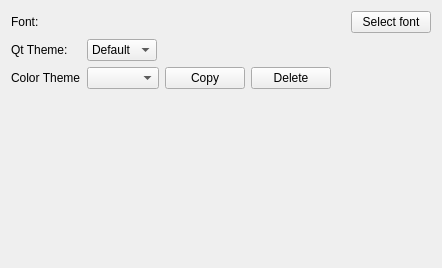
<?xml version="1.0" encoding="UTF-8"?>
<ui version="4.0">
 <class>AppearanceOptionsWidget</class>
 <widget class="QWidget" name="AppearanceOptionsWidget">
  <property name="geometry">
   <rect>
    <x>0</x>
    <y>0</y>
    <width>442</width>
    <height>268</height>
   </rect>
  </property>
  <property name="windowTitle">
   <string>Appearance</string>
  </property>
  <layout class="QVBoxLayout" name="verticalLayout">
   <property name="sizeConstraint">
    <enum>QLayout::SetMinAndMaxSize</enum>
   </property>
   <item>
    <layout class="QFormLayout" name="formLayout">
     <item row="0" column="0">
      <widget class="QLabel" name="fontLabel">
       <property name="text">
        <string>Font:</string>
       </property>
      </widget>
     </item>
     <item row="0" column="1">
      <layout class="QHBoxLayout" name="fontSelectionLayout">
       <item>
        <widget class="QLabel" name="fontSelectionLabel">
         <property name="sizePolicy">
          <sizepolicy hsizetype="Preferred" vsizetype="Preferred">
           <horstretch>1</horstretch>
           <verstretch>0</verstretch>
          </sizepolicy>
         </property>
         <property name="text">
          <string notr="true"/>
         </property>
        </widget>
       </item>
       <item>
        <widget class="QPushButton" name="fontSelectionButton">
         <property name="sizePolicy">
          <sizepolicy hsizetype="Minimum" vsizetype="Fixed">
           <horstretch>0</horstretch>
           <verstretch>0</verstretch>
          </sizepolicy>
         </property>
         <property name="text">
          <string>Select font</string>
         </property>
        </widget>
       </item>
      </layout>
     </item>
     <item row="1" column="0">
      <widget class="QLabel" name="themeLabel">
       <property name="text">
        <string>Qt Theme:</string>
       </property>
      </widget>
     </item>
     <item row="1" column="1">
      <widget class="QComboBox" name="themeComboBox">
       <property name="sizePolicy">
        <sizepolicy hsizetype="Maximum" vsizetype="Fixed">
         <horstretch>0</horstretch>
         <verstretch>0</verstretch>
        </sizepolicy>
       </property>
       <item>
        <property name="text">
         <string>Default</string>
        </property>
       </item>
       <item>
        <property name="text">
         <string>Dark</string>
        </property>
       </item>
      </widget>
     </item>
     <item row="2" column="0">
      <widget class="QLabel" name="colorLabel">
       <property name="text">
        <string>Color Theme</string>
       </property>
      </widget>
     </item>
     <item row="2" column="1">
      <layout class="QHBoxLayout" name="horizontalLayout_3">
       <item>
        <widget class="QComboBox" name="colorComboBox">
         <property name="sizePolicy">
          <sizepolicy hsizetype="Maximum" vsizetype="Fixed">
           <horstretch>0</horstretch>
           <verstretch>0</verstretch>
          </sizepolicy>
         </property>
        </widget>
       </item>
       <item>
        <widget class="QPushButton" name="copyButton">
         <property name="sizePolicy">
          <sizepolicy hsizetype="Maximum" vsizetype="Fixed">
           <horstretch>0</horstretch>
           <verstretch>0</verstretch>
          </sizepolicy>
         </property>
         <property name="text">
          <string>Copy</string>
         </property>
        </widget>
       </item>
       <item>
        <widget class="QPushButton" name="deleteButton">
         <property name="text">
          <string>Delete</string>
         </property>
        </widget>
       </item>
       <item>
        <spacer name="horizontalSpacer">
         <property name="orientation">
          <enum>Qt::Horizontal</enum>
         </property>
         <property name="sizeHint" stdset="0">
          <size>
           <width>40</width>
           <height>20</height>
          </size>
         </property>
        </spacer>
       </item>
      </layout>
     </item>
    </layout>
   </item>
   <item>
    <widget class="ColorSchemePrefWidget" name="colorSchemePrefWidget" native="true"/>
   </item>
  </layout>
  <action name="actionSaveAsDefault">
   <property name="text">
    <string>Save as Default</string>
   </property>
  </action>
 </widget>
 <customwidgets>
  <customwidget>
   <class>ColorSchemePrefWidget</class>
   <extends>QWidget</extends>
   <header>widgets/ColorSchemePrefWidget.h</header>
   <container>1</container>
  </customwidget>
 </customwidgets>
 <resources/>
 <connections/>
</ui>
